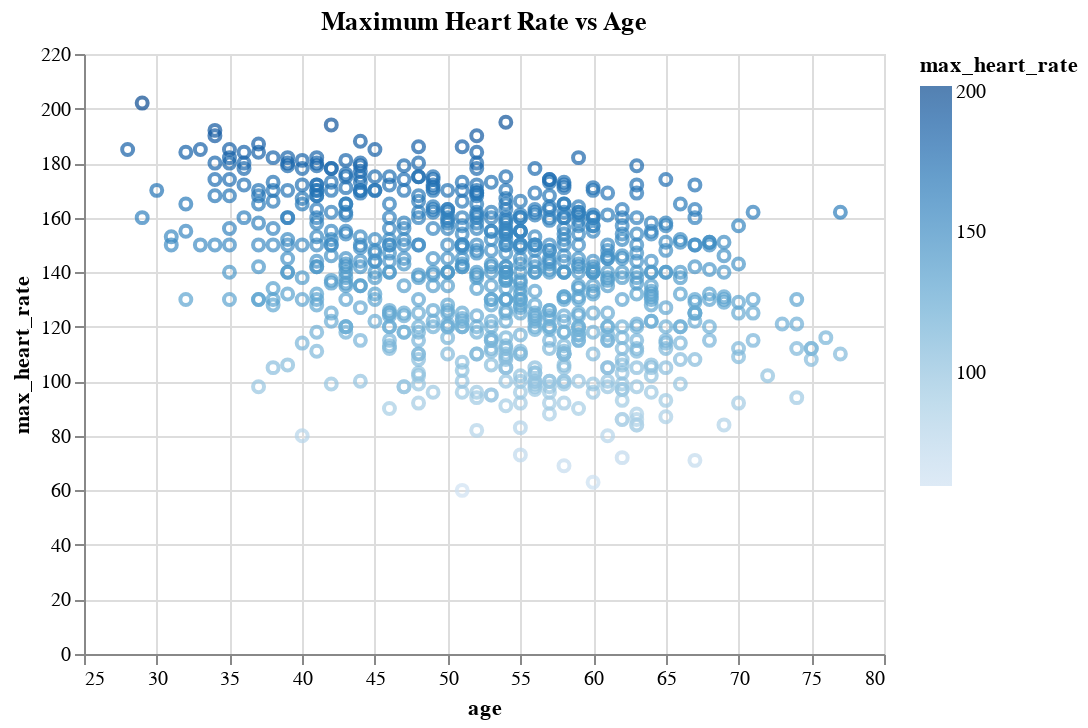

Write notebook code for a chart like this one.
### Code cell
Chart(heart).mark_point().encode(
    X("age", scale=alt.Scale(zero=False)),
    Y("max_heart_rate"),
    color="max_heart_rate"
).properties(
    title="Maximum Heart Rate vs Age"
)

### Figure 1 — Vega-Lite specification as saved in the notebook (floating-point values rounded to 4 significant figures; data arrays with more than 128 entries replaced by an {"elided": "..."} marker saying what was removed)
{"config": {"view": {"continuousWidth": 400, "continuousHeight": 300}}, "data": {"name": "data-9c5c541ff0505177026c42e372cebf79"}, "mark": "point", "encoding": {"color": {"field": "max_heart_rate", "type": "quantitative"}, "x": {"field": "age", "scale": {"zero": false}, "type": "quantitative"}, "y": {"field": "max_heart_rate", "type": "quantitative"}}, "title": "Maximum Heart Rate vs Age", "$schema": "https://vega.github.io/schema/vega-lite/v4.17.0.json", "datasets": {"data-9c5c541ff0505177026c42e372cebf79": {"elided": "741 records"}}}
